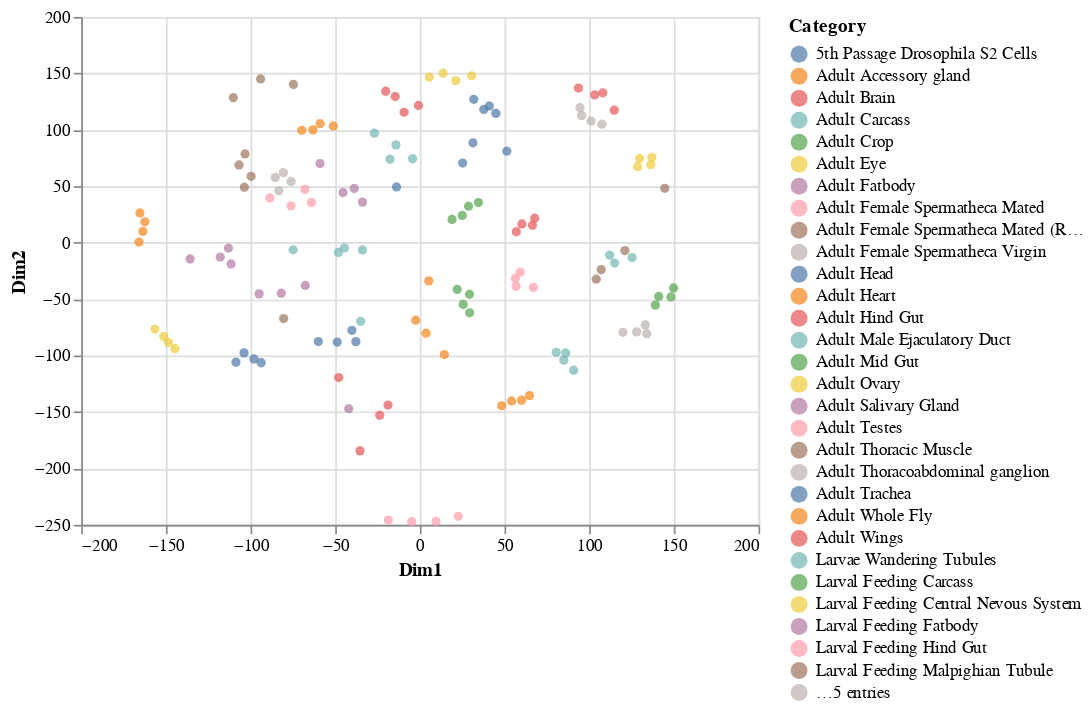

Notebook code for this chart:
### Markdown cell above
**Exercise:**

Try creating an MDS plot using `MDS()`, which we imported from `sklearn.manifold`. All scikit-learn models use a consistent syntax, so the syntax is extremely similar to that for `PCA()`.

Examine the documentation either online or just using `help(MDS)` in the notebook.

### Code cell
### YOUR CODE HERE
mds = MDS(n_components=2)
expression_mds = mds.fit_transform(log_expression.values.T)
plot_two_dimensions(expression_mds, sample_categories, expression.columns)

### Figure 1 — Vega-Lite specification as saved in the notebook (floating-point values rounded to 4 significant figures; data arrays with more than 128 entries replaced by an {"elided": "..."} marker saying what was removed)
{"config": {"view": {"continuousWidth": 400, "continuousHeight": 300}}, "data": {"name": "data-77ee324e2d89e09730373d733782d210"}, "mark": "circle", "encoding": {"color": {"type": "nominal", "field": "Category"}, "tooltip": {"type": "nominal", "field": "Sample"}, "x": {"type": "quantitative", "field": "Dim1"}, "y": {"type": "quantitative", "field": "Dim2"}}, "$schema": "https://vega.github.io/schema/vega-lite/v4.8.1.json", "datasets": {"data-77ee324e2d89e09730373d733782d210": {"elided": "136 records"}}}
